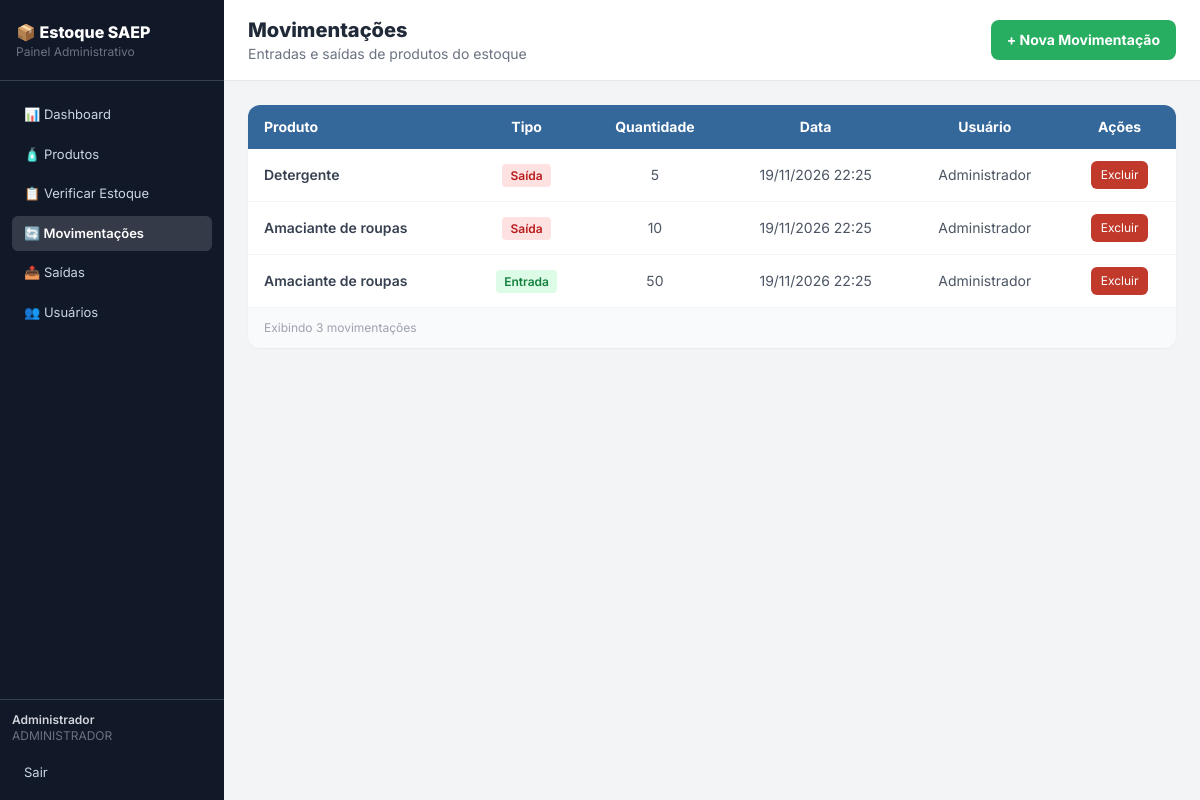
The page /movimentacoes.php (signed in) on the database its author committed.
### tables this page shows
CREATE TABLE movimentacao (
    id_movimentacao INT AUTO_INCREMENT NOT NULL PRIMARY KEY,
    tipo VARCHAR(10) NOT NULL CHECK (tipo IN ('ENTRADA', 'SAIDA')),
    quantidade INTEGER NOT NULL,
    id_produto INTEGER NOT NULL,
    datetime_movimentacao DATETIME NOT NULL DEFAULT CURRENT_TIMESTAMP,
    id_user INTEGER NOT NULL,
    FOREIGN KEY (id_produto) REFERENCES produto(id_produto),
    FOREIGN KEY (id_user) REFERENCES `user`(id_user)
);

CREATE TABLE produto (
    id_produto INT AUTO_INCREMENT NOT NULL PRIMARY KEY,
    nome VARCHAR(100) NOT NULL,
    quantidade_estoque INTEGER NOT NULL DEFAULT 0,
    valor_unitario NUMERIC(10,2) NOT NULL,
    data_cadastro DATE NOT NULL DEFAULT (CURRENT_DATE)
);

CREATE TABLE `user` (
    id_user INT AUTO_INCREMENT NOT NULL PRIMARY KEY,
    nome VARCHAR(100) NOT NULL,
    login VARCHAR(50) NOT NULL UNIQUE,
    senha VARCHAR(255) NOT NULL,
    perfil ENUM('ADMINISTRADOR','OPERADOR') NOT NULL DEFAULT 'OPERADOR',
    ativo TINYINT(1) NOT NULL DEFAULT 1
);

### auth.php (called while the page is built, shortened)
<?php
function eh_admin(): bool {
    return ($_SESSION['perfil'] ?? '') === 'ADMINISTRADOR';
}

### movimentacoes.php (the view, shortened to what this page needs)
<?php
require_once __DIR__ . '/auth.php';
require_once __DIR__ . '/conexao.php';
require_once __DIR__ . '/includes/menu.php';
$sql = "SELECT m.*, p.nome AS produto, u.nome AS usuario
        FROM movimentacao m
        JOIN produto p ON p.id_produto = m.id_produto
        LEFT JOIN `user` u ON u.id_user = m.id_user
        ORDER BY m.id_movimentacao DESC";
$movimentacoes = $pdo->query($sql)->fetchAll();
?>
    <main class="flex-1 flex flex-col">
        <div class="bg-white border-b border-gray-200 px-6 py-4 flex items-center justify-between">
            <div>
                <h1 class="text-xl font-extrabold text-gray-800">Movimentações</h1>
                <p class="text-sm text-gray-500">Entradas e saídas de produtos do estoque</p>
            </div>
            <a href="movimentacao_form.php" class="bg-senai-green text-white font-bold px-4 py-2.5 rounded-lg text-sm hover:bg-green-600 transition flex items-center gap-2">
                + Nova Movimentação
            </a>
        </div>
        <div class="p-6 flex-1">
            <div class="bg-white rounded-xl shadow-sm overflow-hidden">
                <table class="w-full text-sm">
                    <thead class="bg-senai-blue text-white">
                        <tr>
                            <th class="px-4 py-3 text-left">Produto</th>
                            <th class="px-4 py-3 text-center">Tipo</th>
                            <th class="px-4 py-3 text-center">Quantidade</th>
                            <th class="px-4 py-3 text-center">Data</th>
                            <th class="px-4 py-3 text-center">Usuário</th>
                            <th class="px-4 py-3 text-center">Ações</th>
                        </tr>
                    </thead>
                    <tbody class="divide-y divide-gray-100">
                    <?php foreach ($movimentacoes as $m): ?>
                        <tr class="hover:bg-gray-50 transition">
                            <td class="px-4 py-3 text-gray-700 font-semibold"><?= htmlspecialchars($m["produto"]) ?></td>
                            <td class="px-4 py-3 text-center">
                                <?php if ($m["tipo"] == "ENTRADA"): ?>
                                    <span class="bg-green-100 text-green-700 text-xs font-semibold px-2 py-1 rounded">Entrada</span>
                                <?php else: ?>
                                    <span class="bg-red-100 text-red-700 text-xs font-semibold px-2 py-1 rounded">Saída</span>
                                <?php endif; ?>
                            </td>
                            <td class="px-4 py-3 text-center text-gray-600"><?= $m["quantidade"] ?></td>
                            <td class="px-4 py-3 text-center text-gray-600"><?= date("d/m/Y H:i", strtotime($m["datetime_movimentacao"])) ?></td>
                            <td class="px-4 py-3 text-center text-gray-600"><?= htmlspecialchars($m["usuario"] ?? "-") ?></td>
                            <td class="px-4 py-3 text-center">
                                <div class="flex items-center justify-center gap-1.5">
                                    <?php if (eh_admin()): ?>
                                    <a onclick="return confirm('Tem certeza disso?')" class="bg-senai-red text-white text-xs px-2.5 py-1.5 rounded-md hover:bg-red-700 transition" href="?excluir=<?= $m["id_movimentacao"] ?>">Excluir</a>
                                    <?php endif; ?>
                                </div>
                            </td>
                        </tr>
                    <?php endforeach; ?>
                    </tbody>
                </table>
                <div class="border-t border-gray-100 px-4 py-3 bg-gray-50">
                    <p class="text-xs text-gray-400">Exibindo <?= count($movimentacoes) ?> movimentações</p>
                </div>
            </div>
        </div>
    </main>
</body>
</html>

### includes/menu.php (shortened to what this page needs)
<?php
require_once __DIR__ . '/../auth.php';
$pagina = basename($_SERVER['PHP_SELF']);
$ativo = function ($prefixo) use ($pagina) {
    return strpos($pagina, $prefixo) === 0 ? 'active' : '';
};
?>
<!DOCTYPE html>
<html lang="pt-BR">
<head>
    <script src="https://cdn.tailwindcss.com"></script>
</head>
<body class="bg-gray-100 min-h-screen flex">
    <aside class="w-56 bg-gray-900 min-h-screen flex flex-col flex-shrink-0">
        <div class="px-4 py-5 border-b border-gray-700"><p class="text-white font-extrabold text-base">📦 Estoque SAEP</p><p class="text-gray-500 text-xs">Painel Administrativo</p></div>
        <nav class="flex-1 p-3 space-y-1 pt-4">
            <a href="index.php"         class="nav-link <?= $ativo('index') ?>">📊 Dashboard</a>
            <a href="produtos.php"      class="nav-link <?= $ativo('produto') ?>">🧴 Produtos</a>
            <a href="estoque.php"       class="nav-link <?= $ativo('estoque') ?>">📋 Verificar Estoque</a>
            <a href="movimentacoes.php" class="nav-link <?= $ativo('movimentac') ?>">🔄 Movimentações</a>
            <a href="saidas.php"        class="nav-link <?= $ativo('saidas') ?>">📤 Saídas</a>
            <?php if (eh_admin()): ?>
            <a href="usuarios.php" class="nav-link <?= $ativo('usuario') ?>">👥 Usuários</a>
            <?php endif; ?>
        </nav>
        <div class="p-3 border-t border-gray-700 text-xs text-gray-300">
            <p class="font-semibold"><?= htmlspecialchars($_SESSION['nome']) ?></p>
            <p class="text-gray-500 mb-3"><?= htmlspecialchars($_SESSION['perfil']) ?></p>
            <a href="sair.php" class="nav-link">Sair</a>
        </div>
    </aside>

### includes/menu.php (style rules this page uses)
body { font-family: 'Inter', sans-serif; }
.nav-link { display:flex; align-items:center; gap:8px; padding:8px 12px; border-radius:6px; font-size:13px; cursor:pointer; transition:background .15s; color:#cbd5e1; }
.nav-link.active { background:rgba(255,255,255,.15); color:#fff; font-weight:600; }

### rows shown on the page
movimentacao: id_produto.nome "Detergente", tipo "Saída", quantidade "5", datetime_movimentacao "19/11/2026 22:25", id_user.nome "Administrador"
movimentacao: id_produto.nome "Amaciante de roupas", tipo "Saída", quantidade "10", datetime_movimentacao "19/11/2026 22:25", id_user.nome "Administrador"
movimentacao: id_produto.nome "Amaciante de roupas", tipo "Entrada", quantidade "50", datetime_movimentacao "19/11/2026 22:25", id_user.nome "Administrador"

### other values the page prints
$_SESSION['nome'] "Administrador"
$_SESSION['perfil'] "ADMINISTRADOR"
count($movimentacoes) "3"
